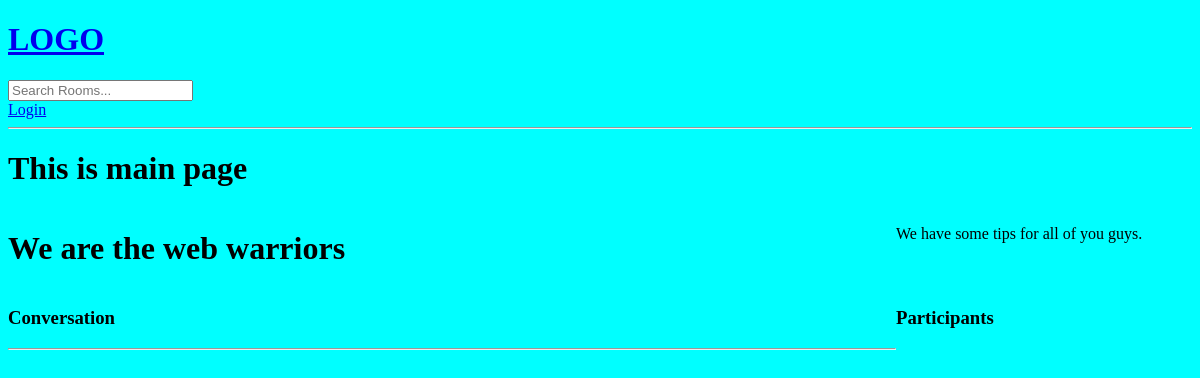
Before: /room/7/ with the older database file.
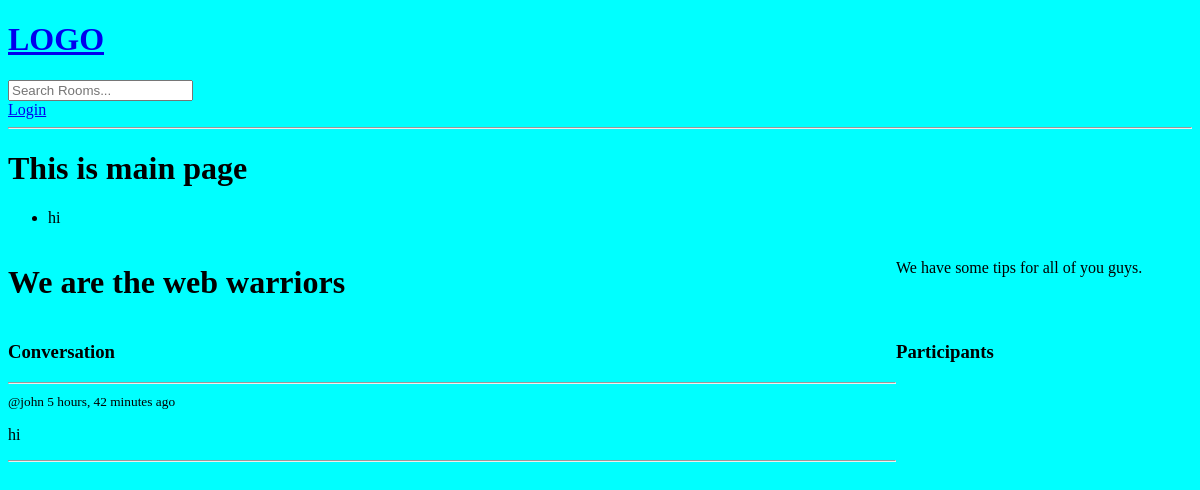
After: the same page with the newer database file.
### study/models.py (models this page shows)
class Message(models.Model):
    user = models.ForeignKey(User, on_delete=models.CASCADE)
    room = models.ForeignKey(Room, on_delete=models.CASCADE)
    body = models.TextField()
    updated = models.DateTimeField(auto_now=True)
    created = models.DateTimeField(auto_now_add=True)
    class Meta:
        ordering = ['-updated','-created']
    def __str__(self):
        return self.body[0:50]

### study/views.py (the view, shortened to what this page needs)
# urls.py: path('room/<str:pk>/', views.room, name="room"),
def room(request,pk):
    room = Room.objects.get(id=pk)
    room_messages = room.message_set.all().order_by('-created')
    participants = room.participants.all()
    context = {'room': room, 'messages': room_messages, 'participants':participants}
    return render(request, 'study/room.html', context)

### study/templates/study/room.html (shortened to what this page needs)
{% extends 'main.html' %}
{% block content%}
<div class="room-container">
    <h1>{{room.name}}</h1>
    <p>{{room.description}}</p>
    <div class="comment-wrapper">
        <div>
            <h3>Conversation</h3>
            <hr>
            {% for message in messages%}
            <div>
                <small>@{{message.user}} {{message.created|timesince}} ago</small>
                <p>{{message.body}}</p>
                <hr>
            </div>
            {% endfor%}
        </div>
    </div>
    <div>
        <h3>Participants</h3>
        <br>
    </div>
</div>
{% endblock content%}

### templates/main.html (shortened to what this page needs)
{% load static %}
<!DOCTYPE html>
<html lang="en">
<head>
    <link rel="stylesheet" type='text/css' media='screen' href="{% static 'style/main.css'%}">
</head>
<body>
    {% include 'navbar.html' %}
    <h1>This is main page</h1>
    {% if messages %}
    <ul class="messages">
        {% for message in messages %}
        <li{% if message.tags %} class="{{ message.tags }}" {% endif %}>{{ message }}</li>
            {% endfor %}
    </ul>
    {% endif %}
    {% block content %}
    {% endblock %}
</body>
</html>

Changed rows visible on the page:
added Message: body "hi", user "john", created "5 hours, 42 minutes"
